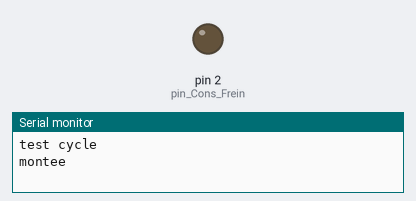
A sketch run on a simulated Arduino Mega 2560, built with avr-gcc and run on an emulated ATmega2560. Shown: output pins drawn as LEDs (lit = HIGH), the last lines printed to the serial monitor.

Above: at 0.05 s.
At 5.15 s:
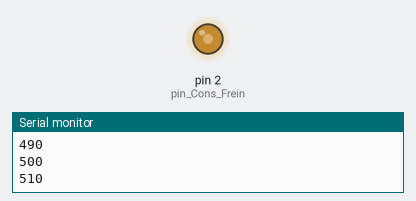
At 10.35 s:
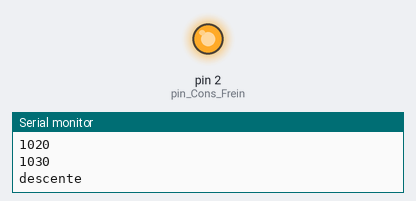
At 18.65 s:
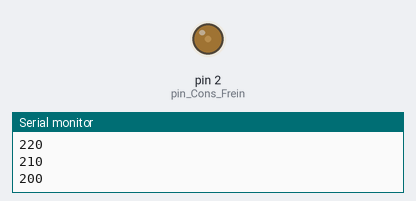
Timing chart, 0 to 27.0 s (numbered marks = the images above):
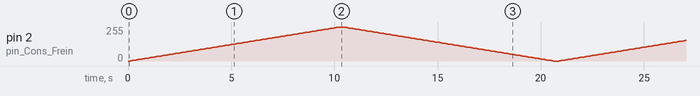

The sketch:

cycle_frein_EC1.ino
```cpp
// produit une PWM variant en raport cyclique avec des temps de pause(environ 30sec) et des temps de montées/descentes (10sec)

#define Freq_PWN 500    //frequence de la PWN à 500Hz (non utilisé)
#define pin_Cons_Frein 2    //utilise la broche 2 de l'arduino pour la generation de la pwm
//#define pin_pot_cons A0
int val = 0;
unsigned long previousMillis = 0;
unsigned long currentMillis = 0;
const long interval = 100;
//////////////////////////////////////////////////////////////
void setup() {
  pinMode(pin_Cons_Frein, OUTPUT);    // sets the pin as output
  Serial.begin(9600);                 // pour test
  Serial.println("test cycle");       // pour test
}
//////////////////////////////////////////////////////////////
void loop() {
  cyclemonte2();
  cycledescente();
}
//////////////////////////////////////////////////////////////
void cyclemonte2(){
  currentMillis = 0;
  Serial.println("montee");                 // pour test
//  Serial.println(val);
  //val=800;
  while(val<=1023){
    currentMillis = millis();
    if (currentMillis - previousMillis >= interval) {
      previousMillis = currentMillis;
      val=val+10;
      int val2= val/4;
      if(val2>=255){
        val2=255;
        }
      Serial.println(val);                  // pour test
      analogWrite(pin_Cons_Frein, val2);    //Pwm varian entre 0 et 255
    }
  }
}
//////////////////////////////////////////////////////////////
void cycledescente(){
  currentMillis = 0;
  Serial.println("descente");               // pour test
//  Serial.println(val);
  //val=800;
  while(val>=0){
    currentMillis = millis();
    if (currentMillis - previousMillis >= interval) {
      previousMillis = currentMillis;
      val=val-10;
      int val2= val/4;
      if(val2<=0){
        val2=0;
        }
      Serial.println(val);                  // pour test
      analogWrite(pin_Cons_Frein, val2);    //Pwm varian entre 255 et 0
    }
  }
}
```
